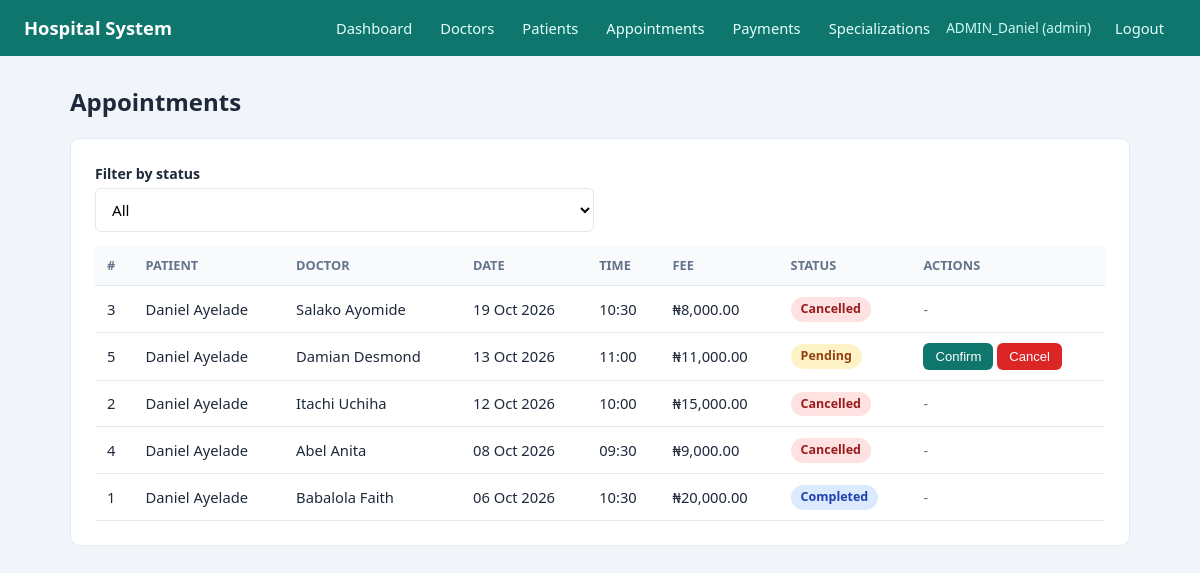
The page /admin/appointments.php (signed in) on the database its author committed.
### tables this page shows
CREATE TABLE `appointments` (
  `appointment_id` int(11) NOT NULL,
  `patient_id` int(11) NOT NULL,
  `doctor_id` int(11) NOT NULL,
  `appointment_date` date NOT NULL,
  `appointment_time` time NOT NULL,
  `reason` text DEFAULT NULL,
  `fee` decimal(10,2) NOT NULL,
  `status` enum('pending','confirmed','completed','cancelled') DEFAULT 'pending',
  `created_at` timestamp NOT NULL DEFAULT current_timestamp(),
  `active_slot` varchar(40) GENERATED ALWAYS AS (if(`status` = 'cancelled',NULL,concat(`doctor_id`,'|',`appointment_date`,'|',`appointment_time`))) STORED
);

CREATE TABLE `patients` (
  `patient_id` int(11) NOT NULL,
  `full_name` varchar(100) NOT NULL,
  `email` varchar(100) NOT NULL,
  `password` varchar(255) NOT NULL,
  `phone` varchar(20) DEFAULT NULL,
  `gender` enum('male','female','other') DEFAULT NULL,
  `date_of_birth` date DEFAULT NULL,
  `address` varchar(255) DEFAULT NULL,
  `created_at` timestamp NOT NULL DEFAULT current_timestamp()
);

CREATE TABLE `doctors` (
  `doctor_id` int(11) NOT NULL,
  `full_name` varchar(100) NOT NULL,
  `email` varchar(100) NOT NULL,
  `password` varchar(255) NOT NULL,
  `phone` varchar(20) DEFAULT NULL,
  `specialization_id` int(11) NOT NULL,
  `consultation_fee` decimal(10,2) NOT NULL,
  `bio` text DEFAULT NULL,
  `status` enum('active','inactive') DEFAULT 'active',
  `created_at` timestamp NOT NULL DEFAULT current_timestamp()
);

### config/config.php (called while the page is built, shortened)
<?php
spl_autoload_register(function ($class) {
    $file = __DIR__ . '/../classes/' . $class . '.php';
});

### classes/Database.php (called while the page is built, shortened)
<?php
class Database
{
    private static ?Database $instance = null;
    private PDO $conn;
    private function __construct()
    {
        $dsn = "mysql:host=" . DB_HOST . ";dbname=" . DB_NAME . ";charset=utf8mb4";
        $options = [
            PDO::ATTR_ERRMODE            => PDO::ERRMODE_EXCEPTION,
            PDO::ATTR_DEFAULT_FETCH_MODE => PDO::FETCH_ASSOC,
            PDO::ATTR_EMULATE_PREPARES   => false,
        ];
        try {
            $this->conn = new PDO($dsn, DB_USER, DB_PASS, $options);
        } catch (PDOException $e) {
            die("Database connection failed: " . $e->getMessage());
        }
    }
    public static function getInstance(): Database
    {
        if (self::$instance === null) {
            self::$instance = new Database();
        }
        return self::$instance;
    }
    public function query(string $sql, array $params = []): PDOStatement
    {
        $stmt = $this->conn->prepare($sql);
        $stmt->execute($params);
        return $stmt;
    }
    public function fetchAll(string $sql, array $params = []): array
    {
        return $this->query($sql, $params)->fetchAll();
    }
}

### classes/Appointment.php (called while the page is built, shortened)
<?php
class Appointment
{
    private Database $db;
    public function __construct()
    {
        $this->db = Database::getInstance();
    }
    public function getAll(?string $status = null): array
    {
        $sql = "SELECT a.*, p.full_name AS patient_name, d.full_name AS doctor_name
                FROM appointments a
                JOIN patients p ON p.patient_id = a.patient_id
                JOIN doctors d ON d.doctor_id = a.doctor_id";
        $params = [];
        $sql .= " ORDER BY a.appointment_date DESC, a.appointment_time DESC";
        return $this->db->fetchAll($sql, $params);
    }
}

### includes/auth.php (called while the page is built, shortened)
<?php
require_once __DIR__ . '/../config/config.php';
function e($value): string
{
    return htmlspecialchars((string) $value, ENT_QUOTES, 'UTF-8');
}

### admin/appointments.php (the view, shortened to what this page needs)
<?php
require_once __DIR__ . '/../includes/auth.php';
$allowed = ['pending', 'confirmed', 'completed', 'cancelled'];
$filter  = $_GET['status'] ?? '';
if (!in_array($filter, $allowed, true)) {
    $filter = '';
}
$appointments = (new Appointment())->getAll($filter ?: null);
require __DIR__ . '/../includes/header.php';
?>
<h1 class="page-title">Appointments</h1>
<div class="card">
    <form method="get" class="row" style="align-items:end">
        <div class="form-group">
            <label>Filter by status</label>
            <select name="status" onchange="this.form.submit()">
                <option value="">All</option>
            </select>
        </div>
    </form>
    <div class="table-wrap">
    <table>
        <thead><tr><th>#</th><th>Patient</th><th>Doctor</th><th>Date</th><th>Time</th><th>Fee</th><th>Status</th><th>Actions</th></tr></thead>
        <tbody>
        <?php foreach ($appointments as $a): ?>
            <tr>
                <td><?= (int) $a['appointment_id'] ?></td>
                <td><?= e($a['patient_name']) ?></td>
                <td><?= e($a['doctor_name']) ?></td>
                <td><?= e(date('d M Y', strtotime($a['appointment_date']))) ?></td>
                <td><?= e(substr($a['appointment_time'], 0, 5)) ?></td>
                <td>&#8358;<?= number_format($a['fee'], 2) ?></td>
                <td><span class="badge badge-<?= e($a['status']) ?>"><?= e($a['status']) ?></span></td>
                <td>
                    <?php if ($a['status'] === 'pending'): ?>
                        <button class="btn btn-sm" data-status-action data-id="<?= (int) $a['appointment_id'] ?>" data-status="confirmed">Confirm</button>
                        <button class="btn btn-sm btn-danger" data-status-action data-id="<?= (int) $a['appointment_id'] ?>" data-status="cancelled">Cancel</button>
                    <?php elseif ($a['status'] === 'confirmed'): ?>
                        <button class="btn btn-sm" data-status-action data-id="<?= (int) $a['appointment_id'] ?>" data-status="completed">Complete</button>
                        <button class="btn btn-sm btn-danger" data-status-action data-id="<?= (int) $a['appointment_id'] ?>" data-status="cancelled">Cancel</button>
                    <?php else: ?>
                        <span class="muted">-</span>
                    <?php endif; ?>
                </td>
            </tr>
        <?php endforeach; ?>
        </tbody>
    </table>
    </div>
</div>
<?php require __DIR__ . '/../includes/footer.php'; ?>

### assets/css/style.css (style rules this page uses)
:root { --primary: #0f766e; --primary-dark: #115e59; --bg: #f1f5f9; --card: #ffffff; --text: #1e293b; --muted: #64748b; --border: #e2e8f0; --danger: #dc2626; --success: #16a34a; --warning: #d97706; }
* { box-sizing: border-box; margin: 0; padding: 0; }
body { font-family: "Segoe UI", Arial, sans-serif; background: var(--bg); color: var(--text); line-height: 1.5; }
.card { background: var(--card); border: 1px solid var(--border); border-radius: 10px; padding: 24px; margin-bottom: 20px; }
.page-title { margin-bottom: 18px; font-size: 1.5rem; }
.form-group { margin-bottom: 14px; }
label { display: block; font-size: .88rem; font-weight: 600; margin-bottom: 4px; }
input, select, textarea { width: 100%; padding: 10px 12px; border: 1px solid var(--border); border-radius: 6px; font-size: .95rem; font-family: inherit; background: #fff; }
.row { display: grid; grid-template-columns: 1fr 1fr; gap: 12px; }
.btn { display: inline-block; background: var(--primary); color: #fff; border: 0; padding: 10px 18px; border-radius: 6px; font-size: .95rem; cursor: pointer; }
.btn-danger { background: var(--danger); }
.btn-sm { padding: 6px 12px; font-size: .82rem; }
.table-wrap { overflow-x: auto; }
table { width: 100%; border-collapse: collapse; font-size: .92rem; }
th, td { text-align: left; padding: 10px 12px; border-bottom: 1px solid var(--border); }
th { background: #f8fafc; font-size: .8rem; text-transform: uppercase; color: var(--muted); }
.badge { display: inline-block; padding: 3px 10px; border-radius: 999px; font-size: .78rem; font-weight: 600; text-transform: capitalize; }
.badge-pending, .badge-failed { background: #fef3c7; color: #92400e; }
.badge-completed { background: #dbeafe; color: #1e40af; }
.badge-cancelled { background: #fee2e2; color: #991b1b; }
.muted { color: var(--muted); font-size: .88rem; }

### rows shown on the page
appointments: appointment_id "3", patient.full_name "Daniel Ayelade", doctor.full_name "Salako Ayomide", appointment_date "19 Oct 2026", appointment_time "10:30", fee "8,000.00", status "Cancelled"
appointments: appointment_id "5", patient.full_name "Daniel Ayelade", doctor.full_name "Damian Desmond", appointment_date "13 Oct 2026", appointment_time "11:00", fee "11,000.00", status "Pending"
appointments: appointment_id "2", patient.full_name "Daniel Ayelade", doctor.full_name "Itachi Uchiha", appointment_date "12 Oct 2026", appointment_time "10:00", fee "15,000.00", status "Cancelled"
appointments: appointment_id "4", patient.full_name "Daniel Ayelade", doctor.full_name "Abel Anita", appointment_date "08 Oct 2026", appointment_time "09:30", fee "9,000.00", status "Cancelled"
appointments: appointment_id "1", patient.full_name "Daniel Ayelade", doctor.full_name "Babalola Faith", appointment_date "06 Oct 2026", appointment_time "10:30", fee "20,000.00", status "Completed"

### other values the page prints
$_SESSION['user_name'] "ADMIN_Daniel"
$role "admin"
